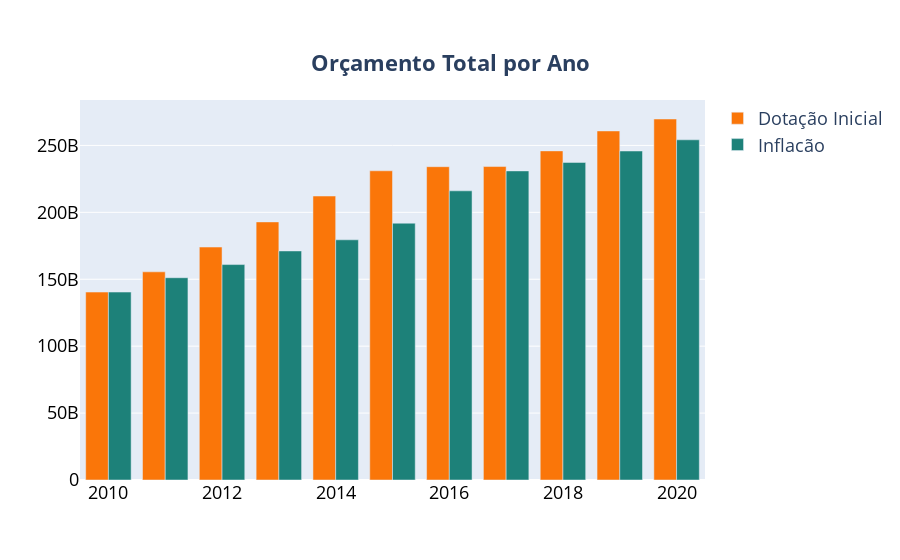

Notebook code for this chart:
### Markdown cell above
### Total

### Code cell
dd = df.groupby(by='ano', as_index=False).sum()

ajuste_inflacao = pd.read_excel('../data/inflacao/ipc_fipe.xlsx')
ajuste_inflacao['valor'] = ajuste_inflacao['valor']*10**9

trace1 = go.Bar(
    name="Dotação Inicial",
    x=dd['ano'], 
    y=dd['valor'],
    marker=dict(
        color='#fa7609',
#         line=dict(color='#0d485a', width=)
    ),
    hoverlabel=dict(namelength=-1,
                    font=dict(size=18))

    
)


trace2 = go.Bar(
    name="Inflacão",
    x=ajuste_inflacao['ano'], 
    y=ajuste_inflacao['valor'],
    marker=dict(
        color='#1d8179',
#         line=dict(color='#0d485a', width=2)
    ),
    hoverlabel=dict(namelength=-1,
                    font=dict(size=18))

)




data = [trace1,trace2]

layout = go.Layout(

    yaxis = dict(
        tickfont=dict(
            size=18,
            color='black',
        )
    ),

    xaxis = dict(
        tickfont=dict(
            size=18,
            color='black',
        )
    ),

    title=dict(
        text='<b>Orçamento Total por Ano</b>',
        x=0.5,
        y=0.9,
        xanchor='center',
        yanchor='top',
        font = dict(
            size=22,
        )
    ),

    height = 800,

#     width = 1200,
    legend = dict(font = dict(size = 18))
)
    
fig = go.Figure(data=data, layout=layout)

fig
# plot(fig, filename="../images/orcamento_total.html", auto_open=False)
# plot(fig, filename="../../sample_pages/images/orcamento/orcamento_total.html", auto_open=False)

### Figure 1 — Plotly figure (JSON) as saved in the notebook; plotly's stock layout.template omitted (floating-point values rounded to 4 significant figures)
{"data": [{"hoverlabel": {"font": {"size": 18}, "namelength": -1}, "marker": {"color": "#fa7609"}, "name": "Dotação Inicial", "type": "bar", "x": ["2010", "2011", "2012", "2013", "2014", "2015", "2016", "2017", "2018", "2019", "2020"], "y": [140424395728, 155550876867, 174067877300, 192844281051, 212191448179, 231048119160, 234109593851, 234228294909, 245925840704, 260830799996, 269749696257]}, {"hoverlabel": {"font": {"size": 18}, "namelength": -1}, "marker": {"color": "#1d8179"}, "name": "Inflacão", "type": "bar", "x": [2010, 2011, 2012, 2013, 2014, 2015, 2016, 2017, 2018, 2019, 2020], "y": [140424400000, 151148176100, 160976903700, 171151271800, 179482094200, 191885635100, 216066736600, 230953669900, 237307436300, 245829004000, 254208773900]}], "layout": {"autosize": true, "legend": {"font": {"size": 18}}, "title": {"font": {"size": 22}, "text": "<b>Orçamento Total por Ano</b>", "x": 0.5, "xanchor": "center", "y": 0.9, "yanchor": "top"}, "xaxis": {"autorange": true, "range": [2010.0, 2020.0], "tickfont": {"color": "black", "size": 18}, "type": "linear"}, "yaxis": {"autorange": true, "range": [0, 283900000000.0], "tickfont": {"color": "black", "size": 18}, "type": "linear"}}}
